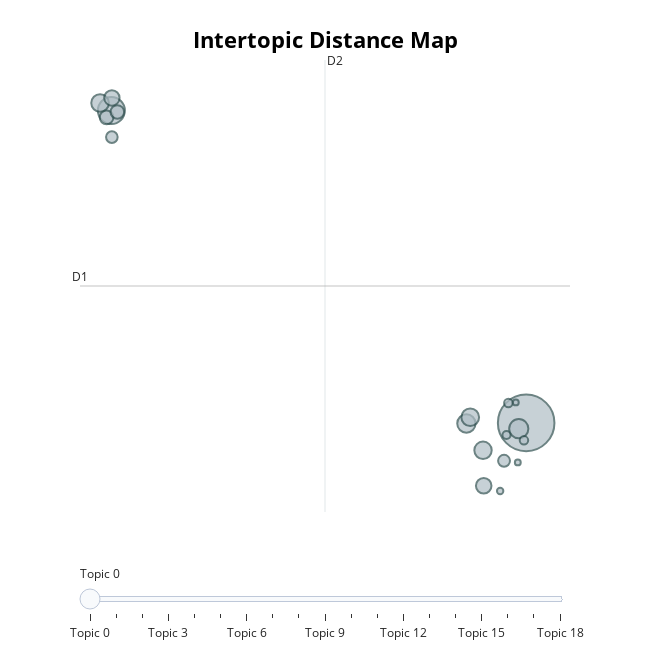

The notebook cell this image was saved under:
### Markdown cell above
### Reducción de tópicos

Mapa con 20 tópicos del contenido de los tweets:

### Code cell
# reduce the number of topics
topic_model.reduce_topics(docs, nr_topics=20)

# visualize topics
topic_model.visualize_topics()

### Figure 1 — Plotly figure (JSON) as saved in the notebook; plotly's stock layout.template omitted (floating-point values rounded to 4 significant figures)
{"data": [{"customdata": [[0, "gordo | lechoso | viejo | sos | vos", 1018], [1, "periodista | dictadura | fascista | periodistas | zurdos", 232], [2, "gato | gatos | gatito | mimoso | insaurralde", 117], [3, "gorila | gorilas | lv | árabes | carteras", 107], [4, "parásito | rata | parasito | ratas | parásitos", 100], [5, "voto | presidente | votar | democracia | milei", 99], [6, "huevo | jajaja | huevos | orto | jaja", 96], [7, "laburo | honesto | buscar | trabajo | laburar", 77], [8, "argentina | argentinos | venezuela | uruguay | cuba", 75], [9, "mujer | mujeres | feminista | género | prostituta", 60], [10, "sionista | sionistas | palestinos | judíos | palestina", 59], [11, "leche | limpiate | comisura | lavarte | chorrea", 45], [12, "pobreza | inflación | inseguridad | kk | salud", 43], [13, "marido | puesto | casta | admiro | ignora", 23], [14, "hdp | hdmp | kkkk | callate | ponete", 23], [15, "rodilleras | rodillas | preparando | olvides | gordito", 21], [16, "lengua | traba | colon | diga | ofuscate", 13], [17, "cerebro | tiro | tenes | ameba | jessica", 11], [18, "video | tv | acá | mira | respetando", 11]], "hovertemplate": "<b>Topic %{customdata[0]}</b><br>%{customdata[1]}<br>Size: %{customdata[2]}", "legendgroup": "", "marker": {"color": "#B0BEC5", "line": {"color": "DarkSlateGrey", "width": 2}, "size": [1018, 232, 117, 107, 100, 99, 96, 77, 75, 60, 59, 45, 43, 23, 23, 21, 13, 11, 11], "sizemode": "area", "sizeref": 0.6362, "symbol": "circle"}, "mode": "markers", "name": "", "orientation": "v", "showlegend": false, "type": "scatter", "x": [17.14, -7.186, 16.7, 13.63, 13.86, -7.848, 14.61, 14.65, -7.156, -7.469, -6.837, 15.84, -7.158, 17.01, 16.09, 15.98, 15.61, 16.64, 16.53], "xaxis": "x", "y": [-2.021, 6.784, -2.185, -2.037, -1.862, 6.997, -2.794, -3.794, 7.138, 6.591, 6.745, -3.09, 6.035, -2.513, -1.462, -2.362, -3.942, -3.135, -1.445], "yaxis": "y"}], "layout": {"annotations": [{"showarrow": false, "text": "D1", "x": -9.026, "y": 1.838, "yshift": 10}, {"showarrow": false, "text": "D2", "x": 5.34, "xshift": 10, "y": 8.209}], "height": 650, "hoverlabel": {"bgcolor": "white", "font": {"family": "Rockwell", "size": 16}}, "legend": {"itemsizing": "constant", "tracegroupgap": 0}, "margin": {"t": 60}, "shapes": [{"line": {"color": "#CFD8DC", "width": 2}, "type": "line", "x0": 5.34, "x1": 5.34, "y0": -4.533, "y1": 8.209}, {"line": {"color": "#9E9E9E", "width": 2}, "type": "line", "x0": -9.026, "x1": 19.71, "y0": 1.838, "y1": 1.838}], "sliders": [{"active": 0, "pad": {"t": 50}, "steps": [{"args": [{"marker.color": [["red", "#B0BEC5", "#B0BEC5", "#B0BEC5", "#B0BEC5", "#B0BEC5", "#B0BEC5", "#B0BEC5", "#B0BEC5", "#B0BEC5", "#B0BEC5", "#B0BEC5", "#B0BEC5", "#B0BEC5", "#B0BEC5", "#B0BEC5", "#B0BEC5", "#B0BEC5", "#B0BEC5"]]}], "label": "Topic 0", "method": "update"}, {"args": [{"marker.color": [["#B0BEC5", "red", "#B0BEC5", "#B0BEC5", "#B0BEC5", "#B0BEC5", "#B0BEC5", "#B0BEC5", "#B0BEC5", "#B0BEC5", "#B0BEC5", "#B0BEC5", "#B0BEC5", "#B0BEC5", "#B0BEC5", "#B0BEC5", "#B0BEC5", "#B0BEC5", "#B0BEC5"]]}], "label": "Topic 1", "method": "update"}, {"args": [{"marker.color": [["#B0BEC5", "#B0BEC5", "red", "#B0BEC5", "#B0BEC5", "#B0BEC5", "#B0BEC5", "#B0BEC5", "#B0BEC5", "#B0BEC5", "#B0BEC5", "#B0BEC5", "#B0BEC5", "#B0BEC5", "#B0BEC5", "#B0BEC5", "#B0BEC5", "#B0BEC5", "#B0BEC5"]]}], "label": "Topic 2", "method": "update"}, {"args": [{"marker.color": [["#B0BEC5", "#B0BEC5", "#B0BEC5", "red", "#B0BEC5", "#B0BEC5", "#B0BEC5", "#B0BEC5", "#B0BEC5", "#B0BEC5", "#B0BEC5", "#B0BEC5", "#B0BEC5", "#B0BEC5", "#B0BEC5", "#B0BEC5", "#B0BEC5", "#B0BEC5", "#B0BEC5"]]}], "label": "Topic 3", "method": "update"}, {"args": [{"marker.color": [["#B0BEC5", "#B0BEC5", "#B0BEC5", "#B0BEC5", "red", "#B0BEC5", "#B0BEC5", "#B0BEC5", "#B0BEC5", "#B0BEC5", "#B0BEC5", "#B0BEC5", "#B0BEC5", "#B0BEC5", "#B0BEC5", "#B0BEC5", "#B0BEC5", "#B0BEC5", "#B0BEC5"]]}], "label": "Topic 4", "method": "update"}, {"args": [{"marker.color": [["#B0BEC5", "#B0BEC5", "#B0BEC5", "#B0BEC5", "#B0BEC5", "red", "#B0BEC5", "#B0BEC5", "#B0BEC5", "#B0BEC5", "#B0BEC5", "#B0BEC5", "#B0BEC5", "#B0BEC5", "#B0BEC5", "#B0BEC5", "#B0BEC5", "#B0BEC5", "#B0BEC5"]]}], "label": "Topic 5", "method": "update"}, {"args": [{"marker.color": [["#B0BEC5", "#B0BEC5", "#B0BEC5", "#B0BEC5", "#B0BEC5", "#B0BEC5", "red", "#B0BEC5", "#B0BEC5", "#B0BEC5", "#B0BEC5", "#B0BEC5", "#B0BEC5", "#B0BEC5", "#B0BEC5", "#B0BEC5", "#B0BEC5", "#B0BEC5", "#B0BEC5"]]}], "label": "Topic 6", "method": "update"}, {"args": [{"marker.color": [["#B0BEC5", "#B0BEC5", "#B0BEC5", "#B0BEC5", "#B0BEC5", "#B0BEC5", "#B0BEC5", "red", "#B0BEC5", "#B0BEC5", "#B0BEC5", "#B0BEC5", "#B0BEC5", "#B0BEC5", "#B0BEC5", "#B0BEC5", "#B0BEC5", "#B0BEC5", "#B0BEC5"]]}], "label": "Topic 7", "method": "update"}, {"args": [{"marker.color": [["#B0BEC5", "#B0BEC5", "#B0BEC5", "#B0BEC5", "#B0BEC5", "#B0BEC5", "#B0BEC5", "#B0BEC5", "red", "#B0BEC5", "#B0BEC5", "#B0BEC5", "#B0BEC5", "#B0BEC5", "#B0BEC5", "#B0BEC5", "#B0BEC5", "#B0BEC5", "#B0BEC5"]]}], "label": "Topic 8", "method": "update"}, {"args": [{"marker.color": [["#B0BEC5", "#B0BEC5", "#B0BEC5", "#B0BEC5", "#B0BEC5", "#B0BEC5", "#B0BEC5", "#B0BEC5", "#B0BEC5", "red", "#B0BEC5", "#B0BEC5", "#B0BEC5", "#B0BEC5", "#B0BEC5", "#B0BEC5", "#B0BEC5", "#B0BEC5", "#B0BEC5"]]}], "label": "Topic 9", "method": "update"}, {"args": [{"marker.color": [["#B0BEC5", "#B0BEC5", "#B0BEC5", "#B0BEC5", "#B0BEC5", "#B0BEC5", "#B0BEC5", "#B0BEC5", "#B0BEC5", "#B0BEC5", "red", "#B0BEC5", "#B0BEC5", "#B0BEC5", "#B0BEC5", "#B0BEC5", "#B0BEC5", "#B0BEC5", "#B0BEC5"]]}], "label": "Topic 10", "method": "update"}, {"args": [{"marker.color": [["#B0BEC5", "#B0BEC5", "#B0BEC5", "#B0BEC5", "#B0BEC5", "#B0BEC5", "#B0BEC5", "#B0BEC5", "#B0BEC5", "#B0BEC5", "#B0BEC5", "red", "#B0BEC5", "#B0BEC5", "#B0BEC5", "#B0BEC5", "#B0BEC5", "#B0BEC5", "#B0BEC5"]]}], "label": "Topic 11", "method": "update"}, {"args": [{"marker.color": [["#B0BEC5", "#B0BEC5", "#B0BEC5", "#B0BEC5", "#B0BEC5", "#B0BEC5", "#B0BEC5", "#B0BEC5", "#B0BEC5", "#B0BEC5", "#B0BEC5", "#B0BEC5", "red", "#B0BEC5", "#B0BEC5", "#B0BEC5", "#B0BEC5", "#B0BEC5", "#B0BEC5"]]}], "label": "Topic 12", "method": "update"}, {"args": [{"marker.color": [["#B0BEC5", "#B0BEC5", "#B0BEC5", "#B0BEC5", "#B0BEC5", "#B0BEC5", "#B0BEC5", "#B0BEC5", "#B0BEC5", "#B0BEC5", "#B0BEC5", "#B0BEC5", "#B0BEC5", "red", "#B0BEC5", "#B0BEC5", "#B0BEC5", "#B0BEC5", "#B0BEC5"]]}], "label": "Topic 13", "method": "update"}, {"args": [{"marker.color": [["#B0BEC5", "#B0BEC5", "#B0BEC5", "#B0BEC5", "#B0BEC5", "#B0BEC5", "#B0BEC5", "#B0BEC5", "#B0BEC5", "#B0BEC5", "#B0BEC5", "#B0BEC5", "#B0BEC5", "#B0BEC5", "red", "#B0BEC5", "#B0BEC5", "#B0BEC5", "#B0BEC5"]]}], "label": "Topic 14", "method": "update"}, {"args": [{"marker.color": [["#B0BEC5", "#B0BEC5", "#B0BEC5", "#B0BEC5", "#B0BEC5", "#B0BEC5", "#B0BEC5", "#B0BEC5", "#B0BEC5", "#B0BEC5", "#B0BEC5", "#B0BEC5", "#B0BEC5", "#B0BEC5", "#B0BEC5", "red", "#B0BEC5", "#B0BEC5", "#B0BEC5"]]}], "label": "Topic 15", "method": "update"}, {"args": [{"marker.color": [["#B0BEC5", "#B0BEC5", "#B0BEC5", "#B0BEC5", "#B0BEC5", "#B0BEC5", "#B0BEC5", "#B0BEC5", "#B0BEC5", "#B0BEC5", "#B0BEC5", "#B0BEC5", "#B0BEC5", "#B0BEC5", "#B0BEC5", "#B0BEC5", "red", "#B0BEC5", "#B0BEC5"]]}], "label": "Topic 16", "method": "update"}, {"args": [{"marker.color": [["#B0BEC5", "#B0BEC5", "#B0BEC5", "#B0BEC5", "#B0BEC5", "#B0BEC5", "#B0BEC5", "#B0BEC5", "#B0BEC5", "#B0BEC5", "#B0BEC5", "#B0BEC5", "#B0BEC5", "#B0BEC5", "#B0BEC5", "#B0BEC5", "#B0BEC5", "red", "#B0BEC5"]]}], "label": "Topic 17", "method": "update"}, {"args": [{"marker.color": [["#B0BEC5", "#B0BEC5", "#B0BEC5", "#B0BEC5", "#B0BEC5", "#B0BEC5", "#B0BEC5", "#B0BEC5", "#B0BEC5", "#B0BEC5", "#B0BEC5", "#B0BEC5", "#B0BEC5", "#B0BEC5", "#B0BEC5", "#B0BEC5", "#B0BEC5", "#B0BEC5", "red"]]}], "label": "Topic 18", "method": "update"}]}], "title": {"font": {"color": "Black", "size": 22}, "text": "<b>Intertopic Distance Map</b>", "x": 0.5, "xanchor": "center", "y": 0.95, "yanchor": "top"}, "width": 650, "xaxis": {"anchor": "y", "domain": [0, 1], "range": [-9.026, 19.71], "title": {"text": ""}, "visible": false}, "yaxis": {"anchor": "x", "domain": [0, 1], "range": [-4.533, 8.209], "title": {"text": ""}, "visible": false}}}
